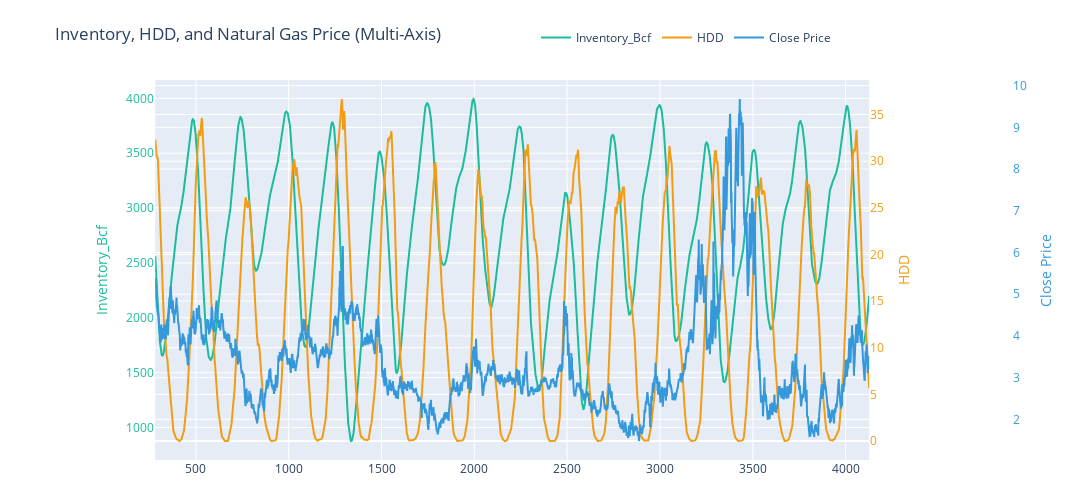

The code cell stored with this chart in its notebook:
### Code cell
import plotly.graph_objects as go

fig = go.Figure()

# Inventory_Bcf (left axis)
fig.add_trace(go.Scatter(
    x=result.index,
    y=result['Inventory_ma30'],
    name='Inventory_Bcf',
    yaxis='y',
    line=dict(color='#1ABC9C')
))

# HDD (right axis)
fig.add_trace(go.Scatter(
    x=result.index,
    y=result['Hdd_ma30'],
    name='HDD',
    yaxis='y2',
    line=dict(color='#F39C12')
))

# Close Price (far-right axis)
fig.add_trace(go.Scatter(
    x=result.index,
    y=result['Close'],
    name='Close Price',
    yaxis='y3',
    line=dict(color='#3498DB')
))

# 🔧 Layout with 3 y-axes
fig.update_layout(
    title='Inventory, HDD, and Natural Gas Price (Multi-Axis)',
    xaxis=dict(
        domain=[0.1, 0.85]
    ),
    yaxis=dict(  # y (left)
        title='Inventory_Bcf',
        titlefont=dict(color='#1ABC9C'),
        tickfont=dict(color='#1ABC9C'),
        anchor='x',
        side='left',
        position=0.0
    ),
    yaxis2=dict(  # y2 (right)
        title='HDD',
        titlefont=dict(color='#F39C12'),
        tickfont=dict(color='#F39C12'),
        anchor='x',
        overlaying='y',
        side='right',
        position=0.85
    ),
    yaxis3=dict(  # y3 (far-right)
        title='Close Price',
        titlefont=dict(color='#3498DB'),
        tickfont=dict(color='#3498DB'),
        anchor='free',
        overlaying='y',
        side='right',
        position=1.0
    ),
    legend=dict(x=0.5, y=1.15, orientation='h'),
    margin=dict(l=60, r=80, t=80, b=40),
    width=1100,
    height=500
)

fig.show()

### Figure 1 — Plotly figure (JSON) as saved in the notebook; plotly's stock layout.template omitted (floating-point values rounded to 4 significant figures; data arrays with more than 128 entries replaced by an {"elided": "..."} marker saying what was removed)
{"data": [{"line": {"color": "#1ABC9C"}, "name": "Inventory_Bcf", "type": "scatter", "x": {"elided": "3847 int values"}, "y": {"elided": "3847 float values"}, "yaxis": "y"}, {"line": {"color": "#F39C12"}, "name": "HDD", "type": "scatter", "x": {"elided": "3847 int values"}, "y": {"elided": "3847 float values"}, "yaxis": "y2"}, {"line": {"color": "#3498DB"}, "name": "Close Price", "type": "scatter", "x": {"elided": "3847 int values"}, "y": {"elided": "3847 float values"}, "yaxis": "y3"}], "layout": {"height": 500, "legend": {"orientation": "h", "x": 0.5, "y": 1.15}, "margin": {"b": 40, "l": 60, "r": 80, "t": 80}, "title": {"text": "Inventory, HDD, and Natural Gas Price (Multi-Axis)"}, "width": 1100, "xaxis": {"domain": [0.1, 0.85]}, "yaxis": {"anchor": "x", "position": 0, "side": "left", "tickfont": {"color": "#1ABC9C"}, "title": {"font": {"color": "#1ABC9C"}, "text": "Inventory_Bcf"}}, "yaxis2": {"anchor": "x", "overlaying": "y", "position": 0.85, "side": "right", "tickfont": {"color": "#F39C12"}, "title": {"font": {"color": "#F39C12"}, "text": "HDD"}}, "yaxis3": {"anchor": "free", "overlaying": "y", "position": 1, "side": "right", "tickfont": {"color": "#3498DB"}, "title": {"font": {"color": "#3498DB"}, "text": "Close Price"}}}}
